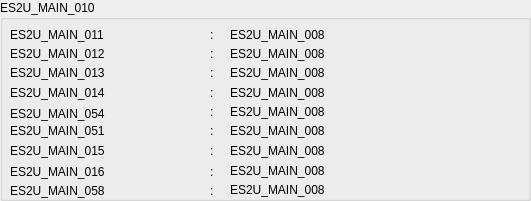
    <widget class="QGroupBox" name="Scan_Counter_groupBox">
     <property name="geometry">
      <rect>
       <x>10</x>
       <y>5</y>
       <width>531</width>
       <height>201</height>
      </rect>
     </property>
     <property name="title">
      <string>ES2U_MAIN_010</string>
     </property>
     <widget class="QLabel" name="Scanner_Glass_label">
      <property name="geometry">
       <rect>
        <x>10</x>
        <y>23</y>
        <width>181</width>
        <height>23</height>
       </rect>
      </property>
      <property name="text">
       <string>ES2U_MAIN_011</string>
      </property>
     </widget>
     <widget class="QLabel" name="Scanner_Glass_cnt_label">
      <property name="geometry">
       <rect>
        <x>230</x>
        <y>23</y>
        <width>221</width>
        <height>23</height>
       </rect>
      </property>
      <property name="text">
       <string>ES2U_MAIN_008</string>
      </property>
     </widget>
     <widget class="QLabel" name="ADF_label">
      <property name="geometry">
       <rect>
        <x>10</x>
        <y>42</y>
        <width>181</width>
        <height>23</height>
       </rect>
      </property>
      <property name="toolTip">
       <string>ES2U_MAIN_012</string>
      </property>
      <property name="text">
       <string>ES2U_MAIN_012</string>
      </property>
     </widget>
     <widget class="QLabel" name="ADF_cnt_label">
      <property name="geometry">
       <rect>
        <x>230</x>
        <y>42</y>
        <width>221</width>
        <height>23</height>
       </rect>
      </property>
      <property name="text">
       <string>ES2U_MAIN_008</string>
      </property>
     </widget>
     <widget class="QLabel" name="Single_Sided_label">
      <property name="geometry">
       <rect>
        <x>10</x>
        <y>61</y>
        <width>181</width>
        <height>23</height>
       </rect>
      </property>
      <property name="text">
       <string>ES2U_MAIN_013</string>
      </property>
     </widget>
     <widget class="QLabel" name="Single_Sided_cnt_label">
      <property name="geometry">
       <rect>
        <x>230</x>
        <y>61</y>
        <width>221</width>
        <height>23</height>
       </rect>
      </property>
      <property name="text">
       <string>ES2U_MAIN_008</string>
      </property>
     </widget>
     <widget class="QLabel" name="Double_Sided_label">
      <property name="geometry">
       <rect>
        <x>10</x>
        <y>81</y>
        <width>181</width>
        <height>23</height>
       </rect>
      </property>
      <property name="text">
       <string>ES2U_MAIN_014</string>
      </property>
     </widget>
     <widget class="QLabel" name="Double_Sided_cnt_label">
      <property name="geometry">
       <rect>
        <x>230</x>
        <y>81</y>
        <width>221</width>
        <height>23</height>
       </rect>
      </property>
      <property name="text">
       <string>ES2U_MAIN_008</string>
      </property>
     </widget>
     <widget class="QLabel" name="Carrier_Sheet_cnt_label">
      <property name="geometry">
       <rect>
        <x>230</x>
        <y>100</y>
        <width>221</width>
        <height>23</height>
       </rect>
      </property>
      <property name="text">
       <string>ES2U_MAIN_008</string>
      </property>
     </widget>
     <widget class="QLabel" name="Carrier_Sheet_label">
      <property name="geometry">
       <rect>
        <x>10</x>
        <y>102</y>
        <width>181</width>
        <height>23</height>
       </rect>
      </property>
      <property name="text">
       <string>ES2U_MAIN_054</string>
      </property>
     </widget>
     <widget class="QLabel" name="Card_Slot_label">
      <property name="geometry">
       <rect>
        <x>10</x>
        <y>119</y>
        <width>181</width>
        <height>23</height>
       </rect>
      </property>
      <property name="text">
       <string>ES2U_MAIN_051</string>
      </property>
     </widget>
     <widget class="QLabel" name="Card_Slot_cnt_label">
      <property name="geometry">
       <rect>
        <x>230</x>
        <y>119</y>
        <width>221</width>
        <height>23</height>
       </rect>
      </property>
      <property name="text">
       <string>ES2U_MAIN_008</string>
      </property>
     </widget>
     <widget class="QLabel" name="Paper_Jam_cnt_label">
      <property name="geometry">
       <rect>
        <x>230</x>
        <y>139</y>
        <width>221</width>
        <height>23</height>
       </rect>
      </property>
      <property name="text">
       <string>ES2U_MAIN_008</string>
      </property>
     </widget>
     <widget class="QLabel" name="Paper_Jam_label">
      <property name="geometry">
       <rect>
        <x>10</x>
        <y>139</y>
        <width>181</width>
        <height>23</height>
       </rect>
      </property>
      <property name="text">
       <string>ES2U_MAIN_015</string>
      </property>
     </widget>
     <widget class="QLabel" name="Double_Feed_cnt_label">
      <property name="geometry">
       <rect>
        <x>230</x>
        <y>159</y>
        <width>221</width>
        <height>23</height>
       </rect>
      </property>
      <property name="text">
       <string>ES2U_MAIN_008</string>
      </property>
     </widget>
     <widget class="QLabel" name="Double_Feed_label">
      <property name="geometry">
       <rect>
        <x>10</x>
        <y>160</y>
        <width>181</width>
        <height>23</height>
       </rect>
      </property>
      <property name="text">
       <string>ES2U_MAIN_016</string>
      </property>
     </widget>
     <widget class="QLabel" name="Scanner_Glass_colon_label">
      <property name="enabled">
       <bool>true</bool>
      </property>
      <property name="geometry">
       <rect>
        <x>210</x>
        <y>25</y>
        <width>16</width>
        <height>20</height>
       </rect>
      </property>
      <property name="toolTip">
       <string notr="true"/>
      </property>
      <property name="text">
       <string notr="true">:</string>
      </property>
     </widget>
     <widget class="QLabel" name="ADF_colon_label">
      <property name="enabled">
       <bool>true</bool>
      </property>
      <property name="geometry">
       <rect>
        <x>210</x>
        <y>44</y>
        <width>16</width>
        <height>20</height>
       </rect>
      </property>
      <property name="toolTip">
       <string notr="true"/>
      </property>
      <property name="text">
       <string notr="true">:</string>
      </property>
     </widget>
     <widget class="QLabel" name="Single_Sided_colon_label">
      <property name="enabled">
       <bool>true</bool>
      </property>
      <property name="geometry">
       <rect>
        <x>210</x>
        <y>63</y>
        <width>16</width>
        <height>20</height>
       </rect>
      </property>
      <property name="toolTip">
       <string notr="true"/>
      </property>
      <property name="text">
       <string notr="true">:</string>
      </property>
     </widget>
     <widget class="QLabel" name="Double_Sided_colon_label">
      <property name="enabled">
       <bool>true</bool>
      </property>
      <property name="geometry">
       <rect>
        <x>210</x>
        <y>83</y>
        <width>16</width>
        <height>20</height>
       </rect>
      </property>
      <property name="toolTip">
       <string notr="true"/>
      </property>
      <property name="text">
       <string notr="true">:</string>
      </property>
     </widget>
     <widget class="QLabel" name="Carrier_Sheet_colon_label">
      <property name="enabled">
       <bool>true</bool>
      </property>
      <property name="geometry">
       <rect>
        <x>210</x>
        <y>102</y>
        <width>16</width>
        <height>20</height>
       </rect>
      </property>
      <property name="toolTip">
       <string notr="true"/>
      </property>
      <property name="text">
       <string notr="true">:</string>
      </property>
     </widget>
     <widget class="QLabel" name="Card_Slot_colon_label">
      <property name="enabled">
       <bool>true</bool>
      </property>
      <property name="geometry">
       <rect>
        <x>210</x>
        <y>121</y>
        <width>16</width>
        <height>20</height>
       </rect>
      </property>
      <property name="toolTip">
       <string notr="true"/>
      </property>
      <property name="text">
       <string notr="true">:</string>
      </property>
     </widget>
     <widget class="QLabel" name="Paper_Jam_colon_label">
      <property name="enabled">
       <bool>true</bool>
      </property>
      <property name="geometry">
       <rect>
        <x>210</x>
        <y>141</y>
        <width>16</width>
        <height>20</height>
       </rect>
      </property>
      <property name="toolTip">
       <string notr="true"/>
      </property>
      <property name="text">
       <string notr="true">:</string>
      </property>
     </widget>
     <widget class="QLabel" name="Double_Feed_colon_label">
      <property name="enabled">
       <bool>true</bool>
      </property>
      <property name="geometry">
       <rect>
        <x>210</x>
        <y>162</y>
        <width>16</width>
        <height>20</height>
       </rect>
      </property>
      <property name="toolTip">
       <string notr="true"/>
      </property>
      <property name="text">
       <string notr="true">:</string>
      </property>
     </widget>
     <widget class="QLabel" name="Paper_Protection_cnt_colon_label">
      <property name="enabled">
       <bool>true</bool>
      </property>
      <property name="geometry">
       <rect>
        <x>210</x>
        <y>181</y>
        <width>16</width>
        <height>20</height>
       </rect>
      </property>
      <property name="toolTip">
       <string notr="true"/>
      </property>
      <property name="text">
       <string notr="true">:</string>
      </property>
     </widget>
     <widget class="QLabel" name="Paper_Protection_cnt_label">
      <property name="geometry">
       <rect>
        <x>10</x>
        <y>179</y>
        <width>181</width>
        <height>23</height>
       </rect>
      </property>
      <property name="text">
       <string>ES2U_MAIN_058</string>
      </property>
     </widget>
     <widget class="QLabel" name="Paper_Protection_cnt_num_label">
      <property name="geometry">
       <rect>
        <x>230</x>
        <y>178</y>
        <width>221</width>
        <height>23</height>
       </rect>
      </property>
      <property name="text">
       <string>ES2U_MAIN_008</string>
      </property>
     </widget>
    </widget>
